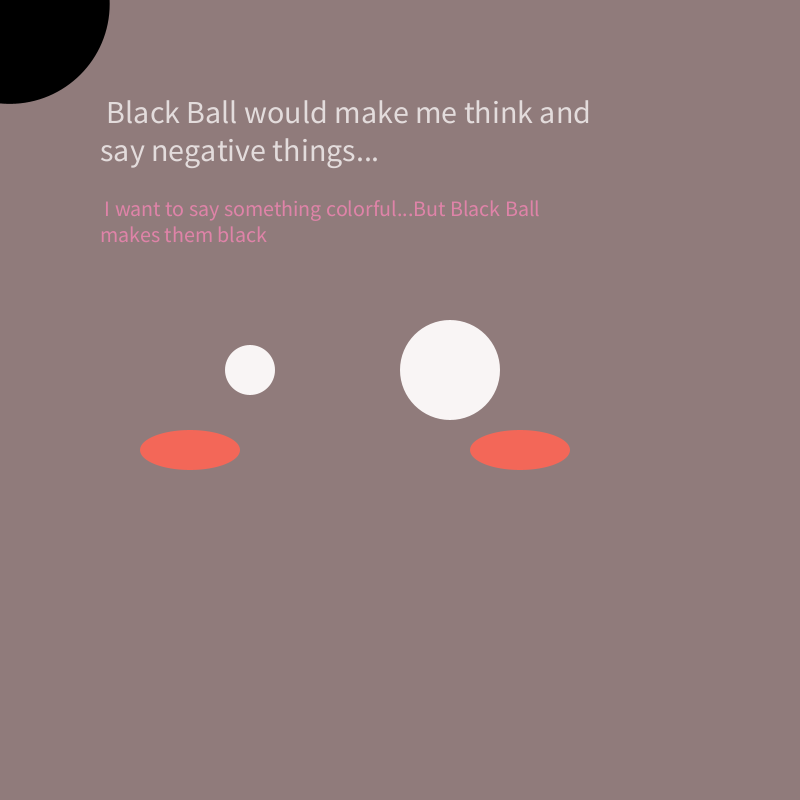
Frame 1 (no input)
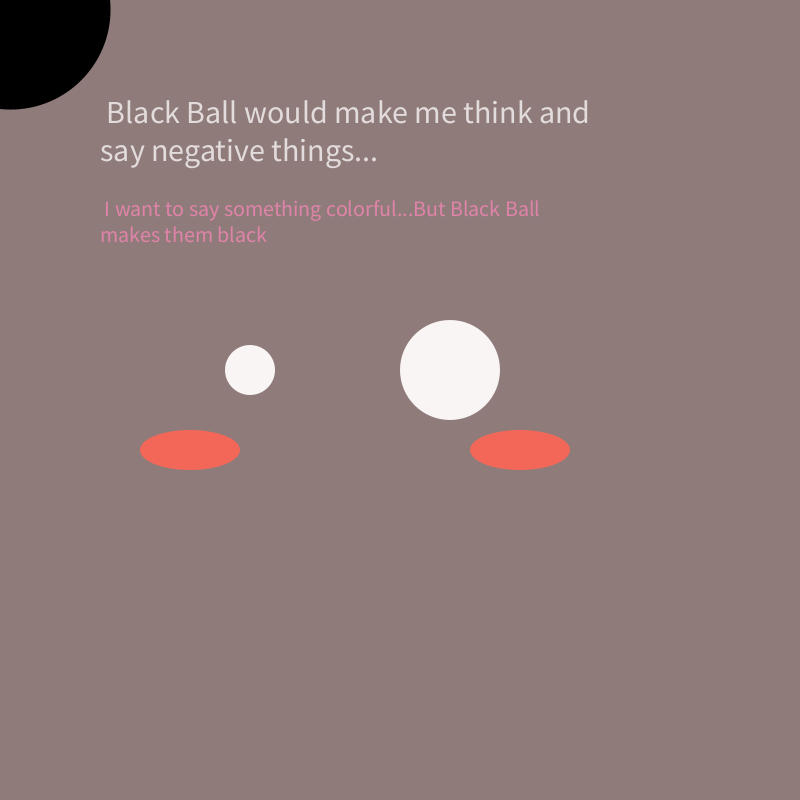
Frame 60 (the mouse pressed at the canvas centre just before this capture)
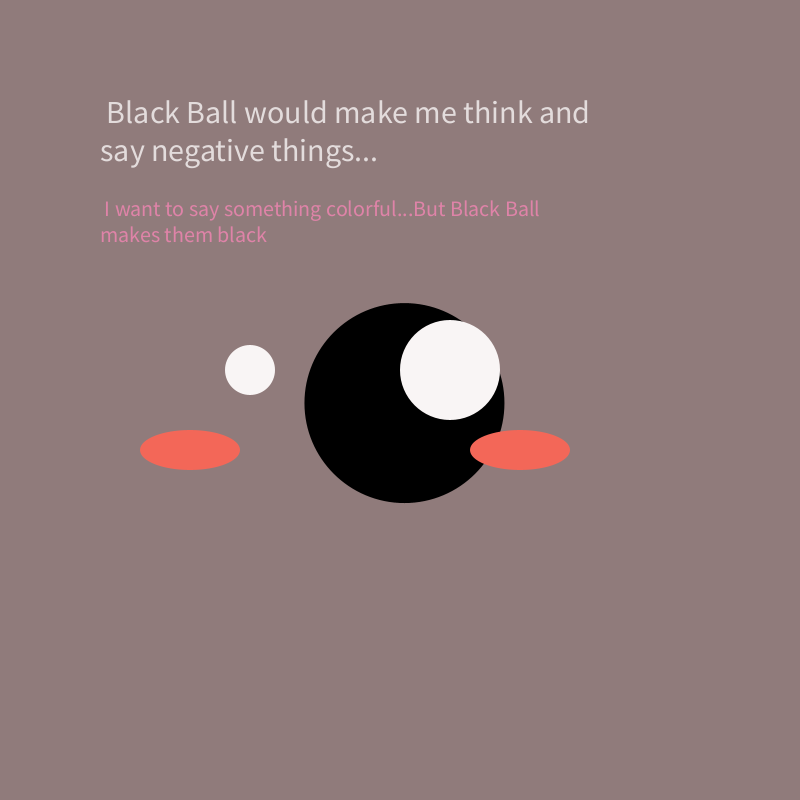
Frame 120 (the mouse held since frame 60 and released just before this capture)

The Processing sketch that drew these frames (run headless with seeded random() and noise(); from frame 60 on, the mouse is pressed at the canvas centre):

// Processing sketch: scene5
// ── scene5.pde
Colorful[] p;
int n = 0;
PImage img;


Depression Black;
//Depression Black2;
Face Me;


void setup(){
  size(800,800);
  background(144, 123, 123);
  
  Black = new Depression(500,500,200,200);
  //Black2 = new Depression(mouseX,mouseY,200,200);
  Me = new Face(50,50);
  
  p = new Colorful[200]; 
  for (int i=1; i<=n; i++)
    p[i] = new Colorful(width/2, height/2, random(TWO_PI));
  
  
}

void draw(){
  background(144, 123, 123);
  println(mouseX,mouseY);
  Black.display(mouseX+random(0,15),mouseY+random(0,15));
 // Black2.display(mouseX,mouseY);
  Me.eyes();
  Me.checks();
  // why once I uncomment my mouth the sentence would disappear?Cre
  //Me.mouth(); 
  word();
  
  // colorful particles 
  
  if (n == 200 - 1) 
  {
    n = 0; 
    p = new Colorful[200];
  }
  for (int i=1; i<=n; i++)
  {
    p[i].update();
    p[i].show();
  }

  
 
}

 void mouseDragged(){
  if (n < 200 - 1) n++;
  p[n] = new Colorful(mouseX, mouseY, random(360));
}
 

void word(){ 
  String negative = " Black Ball would make me think and say negative things... ";
  String positive = " I want to say something colorful...But Black Ball makes them black"; 
  fill(227, 220, 220);
  textSize(32);
  text(negative,100,100,500,500);
  fill(223, 131, 168);
  textSize(22);
  text(positive,100,200,500,500);
 }

// ── Colorful.pde

class Colorful
{
  int x, y, br = 255;
  float vx, vy, speed = random(1, 10);
  boolean box = false;
  float r = random(5, 20); 
  Colorful(float x_, float y_, float a)
  {
    x = int(x_);
    y = int(y_);
    vx = cos(a) * speed;
    vy = sin(a) * speed;
    if (random(100)>50)
      box = true;
  }
  void update()
  {
    x += vx;
    y += vy;
    if (x <= 0 || x >= width)vx *= -1;
    if (y <= 0 || y >= height)vy *= -1;
    br -= 10 / speed;
  }
  void show()
  {
    color col = int(map(dist(mouseX, mouseY, x, y), 0, (width + height)/2, 0, 255));
    //float dis = dist(width/2, height/2, x, y);
    colorMode(HSB);
    stroke(col, 255, br);
    fill(col, 255, br, 100);
    if (box)
      rect(x, y, r, r);
    else
      ellipse(x, y, r, r);
  }
}

// ── Depression.pde
class Depression{
  float x;
  float y;
  float xLoc;
  float yLoc;
  
Depression(float x_, float y_, float xLoc_,float yLoc_){
   x=x_;
   y=y_;
  xLoc= xLoc_;
  yLoc= yLoc_;
  
}

void display(float changeX, float changeY){
  noStroke();
  fill(0);
  ellipse(changeX,changeY,xLoc,yLoc);
 
    
  
}


  
  
  
}

// ── Face.pde
class Face{
  float a;
  float b;
  
 
  
Face(float a_, float b_){
  a=a_;
  b=b_;
  
  
}

void eyes(){
  noStroke();
  fill(249, 245, 245);
  ellipse(250,370,a,b);
  ellipse(450,370,100,100);
 }
void checks(){
  noStroke();
  fill(243, 103, 88);
  ellipse(190,450,100,40);
  ellipse(520,450,100,40);
  }
  
void mouth(){
  noStroke();
  fill(41, 4, 0);
  rectMode(CENTER);
  rect(350,480,200,10);
  
}
 }
